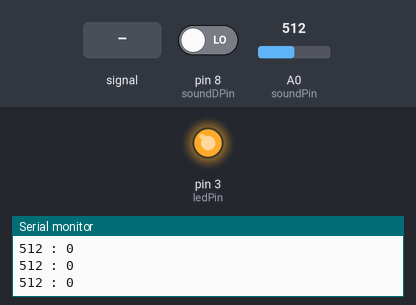
Recording of a sketch running on a simulated Arduino Uno, built with avr-gcc and run on an emulated ATmega328P. On the bench: output pins drawn as LEDs (lit = HIGH), the last lines printed to the serial monitor. Dashed ring = blinking. Inputs (shaded band) come from the test bench; at power-on: A0 (soundPin) = 512, pin 8 (soundDPin) LOW.

Above: at 1.2 s.
1.3 s: A0 (soundPin) fed a 200 Hz sine of ±460 counts around its level
At 1.8 s:
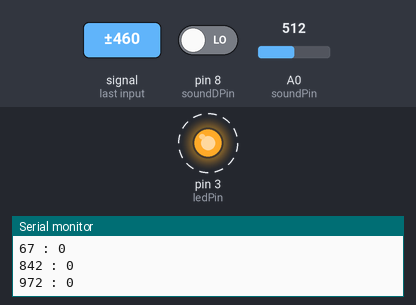
4.3 s: A0 (soundPin) fed a 50 Hz sine of ±306 counts around its level
7.3 s: A0 (soundPin) set to 290
8.8 s: A0 (soundPin) set to 310
At 9.3 s:
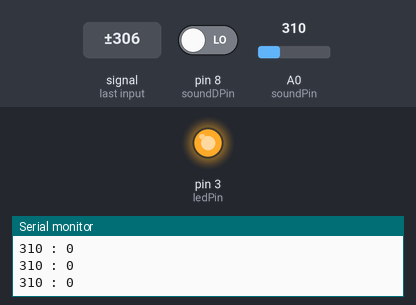
11.8 s: A0 (soundPin) fed a 50 Hz sine of ±306 counts around its level
At 14.16 s:
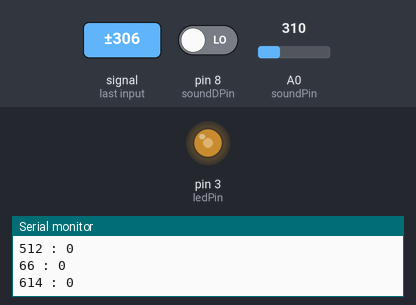
14.8 s: A0 (soundPin) set to 122
Timing chart, 0 to 17.3 s (numbered marks = the images above; inputs shaded):
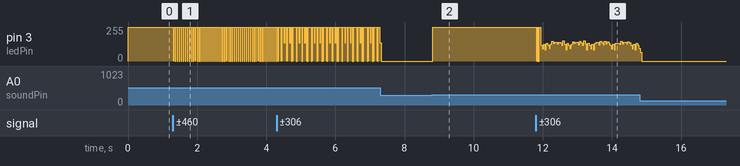

Measured:
- after the input at 1.3 s, pin 3 (ledPin): alternates 255/255 for 0.04 s and 0/255 for 0.02 s, starting at once
- after the input at 8.8 s, pin 3 (ledPin): 0/255 → 255/255 at once

The sketch:

v1.ino
```cpp
const int ledPin = 3;
const int soundPin = A0;
const int soundDPin = 8;
const int threshold = 300;

int soundVal = 0;

void setup() {
  // put your setup code here, to run once:
  Serial.begin(9600);
  pinMode(ledPin, OUTPUT);
  pinMode(soundPin, INPUT);
  pinMode(soundDPin, INPUT);
}

void loop() {
  // put your main code here, to run repeatedly:
  soundVal = analogRead(soundPin);

  int soundDVal = digitalRead(soundDPin);
  Serial.print(soundVal);
  Serial.print(" : ");
  Serial.println(soundDVal);

//  analogWrite(ledPin, soundVal / 4);

  if(soundVal >= threshold) {
    digitalWrite(ledPin, HIGH);
//    delay(20);
  } else {
    digitalWrite(ledPin, LOW);
  }
}
```
